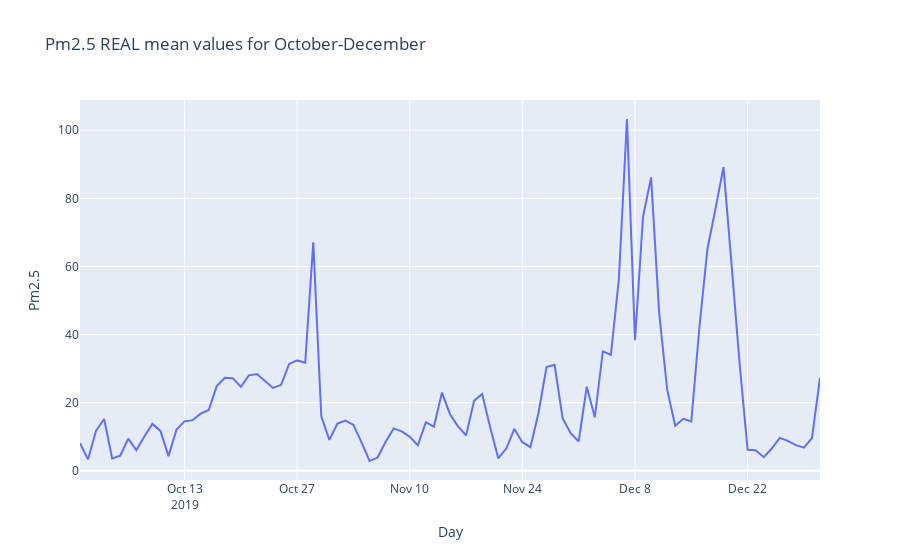

This figure's notebook cell:
### Code cell
# plot groupby df
fig = go.Figure(data=go.Scatter(x=group_by_df['day'], y=group_by_df['pm25']))
fig.update_layout(
    title='Pm2.5 REAL mean values for October-December',
    xaxis_title="Day",
    yaxis_title="Pm2.5")
fig.show()
